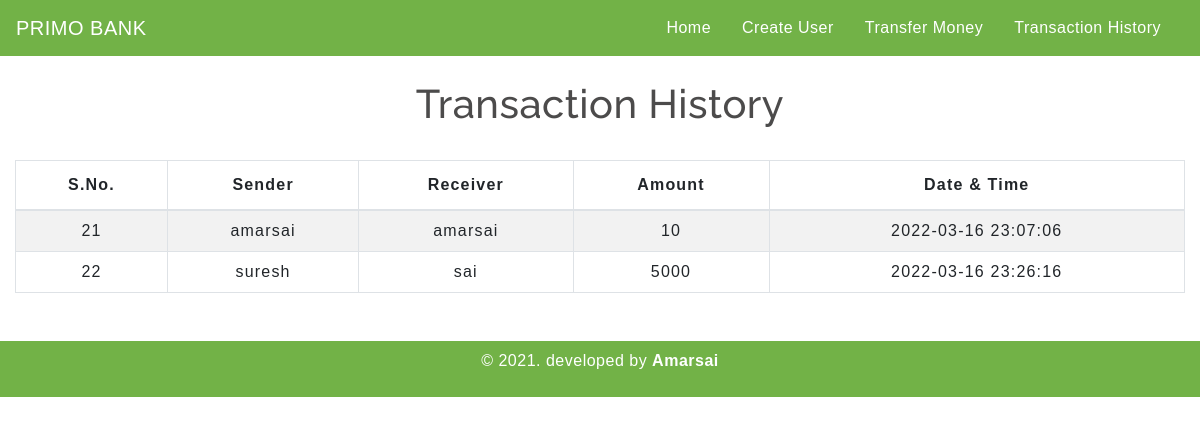
The page /transactionhistory.php on the database its author committed.
### tables this page shows
CREATE TABLE `transaction` (
  `sno` int(3) NOT NULL,
  `sender` text NOT NULL,
  `receiver` text NOT NULL,
  `balance` int(8) NOT NULL,
  `datetime` datetime NOT NULL DEFAULT current_timestamp()
);

### transactionhistory.php (the view, shortened to what this page needs)
<!DOCTYPE html>
<html lang="en">
<head>
    <link rel="stylesheet" href="https://stackpath.bootstrapcdn.com/bootstrap/4.5.2/css/bootstrap.min.css">
    <link rel="stylesheet" type="text/css" href="css/table.css">
    <link rel="stylesheet" type="text/css" href="css/navbar.css">
    <link rel="stylesheet" type="text/css" href="css/main.css">
</head>
<body>
<?php
  include 'navbar.php';
?>
	<div class="container-fluid">
        <h2 class="text-center pt-4">Transaction History</h2>
       <br>
       <div class="table-responsive-sm">
    <table class="table table-hover table-striped table-condensed table-bordered">
        <thead>
            <tr>
                <th class="text-center">S.No.</th>
                <th class="text-center">Sender</th>
                <th class="text-center">Receiver</th>
                <th class="text-center">Amount</th>
                <th class="text-center">Date & Time</th>
            </tr>
        </thead>
        <tbody>
        <?php
            include 'config.php';
            $sql ="select * from transaction";
            $query =mysqli_query($conn, $sql);
            while($rows = mysqli_fetch_assoc($query))
            {
        ?>
            <tr>
            <td class="py-2"><?php echo $rows['sno']; ?></td>
            <td class="py-2"><?php echo $rows['sender']; ?></td>
            <td class="py-2"><?php echo $rows['receiver']; ?></td>
            <td class="py-2"><?php echo $rows['balance']; ?> </td>
            <td class="py-2"><?php echo $rows['datetime']; ?> </td>
        <?php
            }
        ?>
        </tbody>
    </table>
    </div>
</div>
    <?php
      include("footer.php")
      ?>
</body>
</html>

### css/table.css (style rules this page uses)
* { padding: 0; margin: 0; box-sizing: border-box; font-family: sans-serif; }
h2 { font-size: 40px; }
table { letter-spacing: 1.2px; }
td { text-align: center; }

### css/navbar.css (style rules this page uses)
h2 { color: #4C4B4B; letter-spacing: 0.5px; font-family: raleway; }

### rows shown on the page
transaction: sno "21", sender "amarsai", receiver "amarsai", balance "10", datetime "2022-03-16 23:07:06"
transaction: sno "22", sender "suresh", receiver "sai", balance "5000", datetime "2022-03-16 23:26:16"
